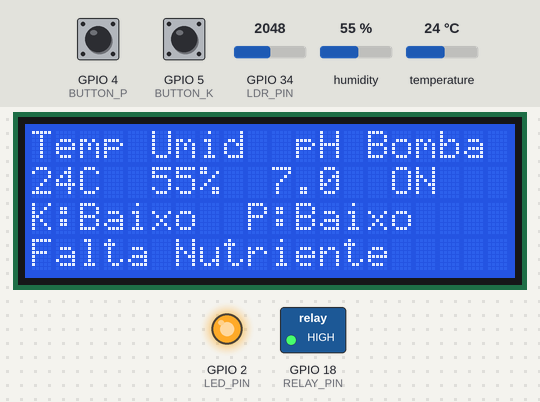
The sketch below on a simulated ESP32. Shown: 20×4 character LCD, switched loads named in the sketch (green lamp = pin HIGH), output pins drawn as LEDs (lit = HIGH). The test bench sets the inputs (shaded band); at power-on: humidity 55 %, GPIO 4 (BUTTON_P) HIGH, GPIO 5 (BUTTON_K) HIGH, GPIO 34 (LDR_PIN) = 2048, temperature 24 °C. What the sketch prints to the serial monitor is not drawn.

Above: at 1.2 s.
1.3 s: humidity set to 41 %
At 2.6 s:
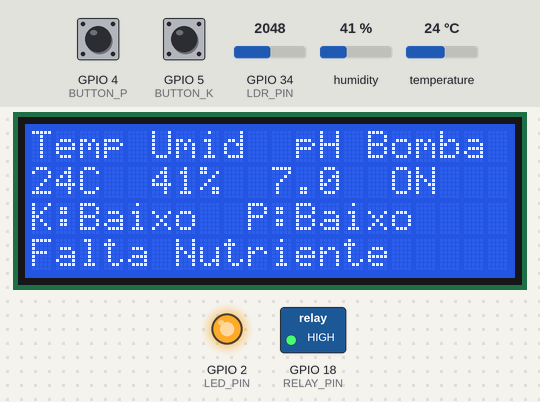
4.1 s: humidity set to 38 %
At 4.7 s:
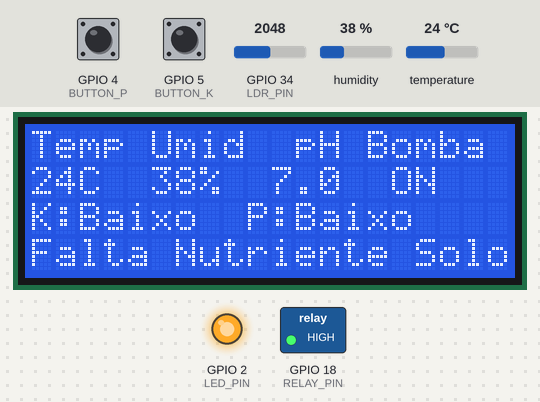
6.9 s: GPIO 4 (BUTTON_P) pulled LOW for 2.45 s
At 9.9 s:
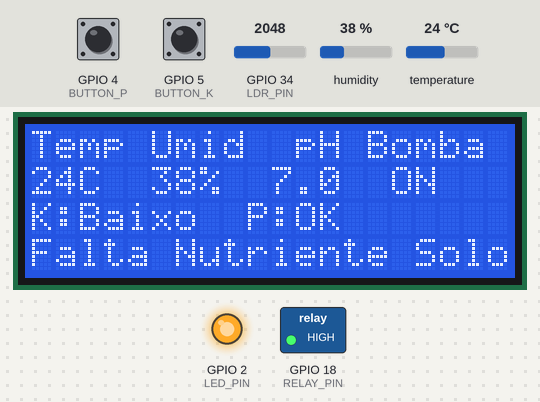
12.0 s: GPIO 5 (BUTTON_K) pulled LOW for 2.45 s
At 13.9 s:
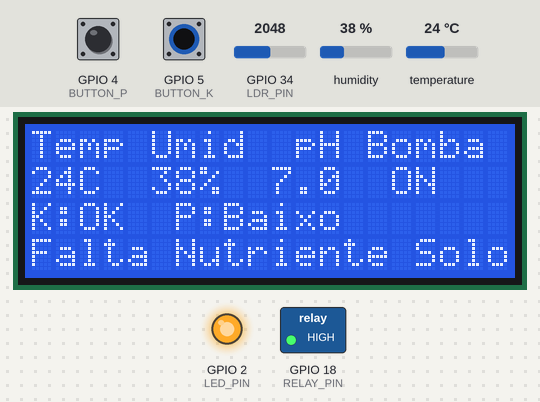
16.2 s: GPIO 34 (LDR_PIN) set to 2866
At 17.9 s:
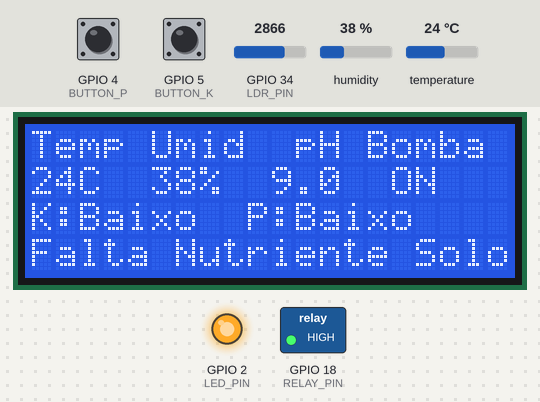
19.0 s: humidity set to 40 %
At 22.0 s:
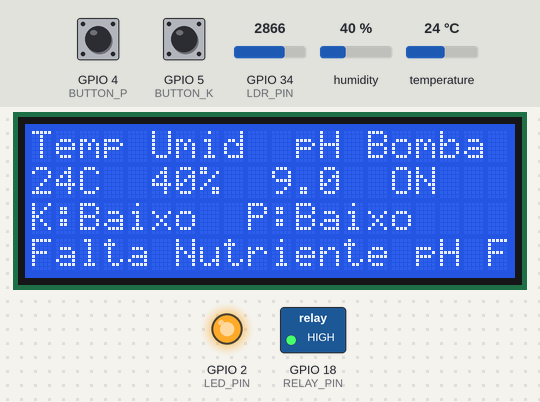
Timing chart, 0 to 23.4 s (numbered marks = the images above; inputs shaded):
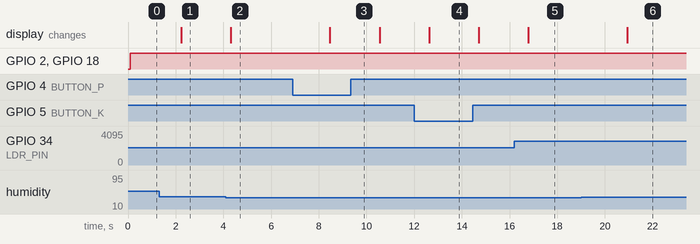

The sketch:

wokwi.ino
```cpp
#include <Arduino.h>
#include "DHT.h"
#include <Wire.h>
#include <LiquidCrystal_I2C.h>

// Definição dos pinos
#define DHTPIN 15
#define DHTTYPE DHT22

#define BUTTON_P 4
#define BUTTON_K 5
#define LDR_PIN 34
#define RELAY_PIN 18
#define LED_PIN 2

#define SCALE_K 50
#define SCALE_P 75

// LCD I2C: 20 colunas, 4 linhas
LiquidCrystal_I2C lcd(0x27, 20, 4);
DHT dht(DHTPIN, DHTTYPE);

void setup() {
  Serial.begin(115200);
  pinMode(BUTTON_P, INPUT_PULLUP);
  pinMode(BUTTON_K, INPUT_PULLUP);
  pinMode(LDR_PIN, INPUT);
  pinMode(RELAY_PIN, OUTPUT);
  pinMode(LED_PIN, OUTPUT);

  dht.begin();
  digitalWrite(RELAY_PIN, LOW);
  digitalWrite(LED_PIN, LOW);

  lcd.init();
  lcd.backlight();
  lcd.setCursor(0, 0);
  lcd.print("Temp Umid  pH Bomba");
}

void loop() {
  // Leitura dos sensores
  bool fosforo = !digitalRead(BUTTON_P);
  bool potassio = !digitalRead(BUTTON_K);
  uint16_t ldrValue = analogRead(LDR_PIN);
  float pH = map(ldrValue, 0, 4095, 0, 14);
  float umidade = dht.readHumidity();
  float temperatura = dht.readTemperature();

  // Lógicas de decisão
  bool falta_nutriente = (!fosforo || !potassio);
  bool solo_seco = (umidade < 40.0);
  bool ph_ruim = (pH < 5.5 || pH > 7.5);
  bool bombaOn = (falta_nutriente || solo_seco || ph_ruim);

  digitalWrite(RELAY_PIN, bombaOn ? HIGH : LOW);
  digitalWrite(LED_PIN, bombaOn ? HIGH : LOW);

  // ======== SERIAL PLOTTER OUTPUT ========
  // Sempre nesse formato fixo: fosforo,potassio,temp,pH,umidade
  Serial.print("fosforo:");
  Serial.print(fosforo);
  Serial.print(",");
  Serial.print("potassio:");
  Serial.print(potassio);
  Serial.print(",");
  Serial.print("temperatura:");
  Serial.print(temperatura);
  Serial.print(",");
  Serial.print("ph:");
  Serial.print(pH);
  Serial.print(",");
  Serial.print("umidade:");
  Serial.println(umidade);

  // LCD – Linha 2 (valores principais)
  lcd.setCursor(0, 1);
  char linha2[21];
  snprintf(linha2, sizeof(linha2), "%2.0fC %3d%% %4.1f %s", temperatura, (int)umidade, pH, bombaOn ? " ON " : "OFF ");
  lcd.print(linha2);

  // LCD – Linha 3 (estado dos nutrientes)
  lcd.setCursor(0, 2);
  lcd.print("K:"); lcd.print(potassio ? "OK" : "Baixo");
  lcd.print("  P:"); lcd.print(fosforo ? "OK" : "Baixo");
  lcd.print("    "); // padding pra limpar resto da linha

  // LCD – Linha 4 (motivo)
  lcd.setCursor(0, 3);
  lcd.print("                    "); // limpa
  lcd.setCursor(0, 3);
  String motivoStr = "---";
  if (bombaOn) {
    motivoStr = "";
    if (falta_nutriente) motivoStr += "Falta Nutriente ";
    if (solo_seco) motivoStr += "Solo Seco ";
    if (ph_ruim) motivoStr += "pH Fora ";
  }
  motivoStr = motivoStr.substring(0, 20);
  lcd.print(motivoStr);


  delay(2000);
}
```

Measured:
- the behaviour switches between 40 and 39 % on humidity (found by bisection; images 1 and 2)
- after the input at 1.3 s, the display: changes after 0.93 s (image 1)
- after the input at 4.1 s, the display: changes after 0.21 s (image 2)
- after the input at 6.9 s, the display: changes after 1.6 s (image 3)
- after the input at 12.0 s, the display: changes after 0.63 s (image 4)
- after the input at 16.2 s, the display: changes after 0.58 s (image 5)
- after the input at 19.0 s, the display: changes after 1.9 s (image 6)
